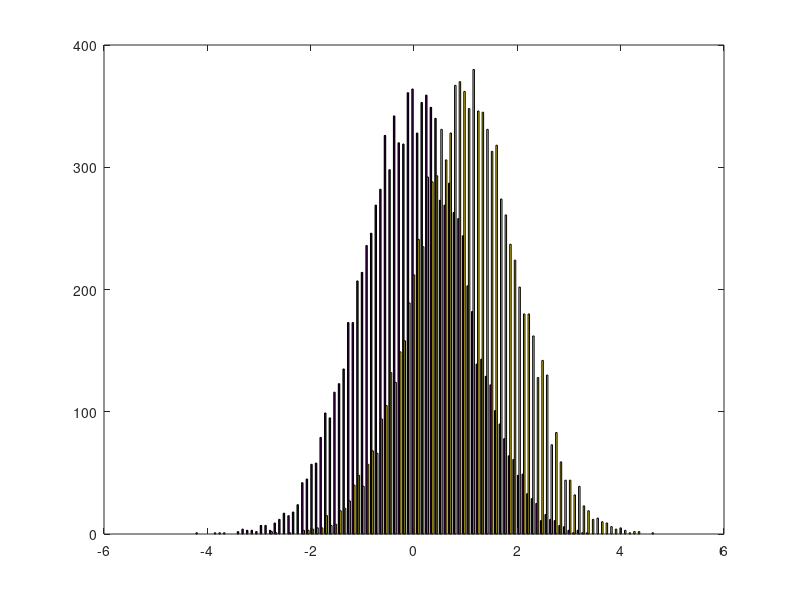
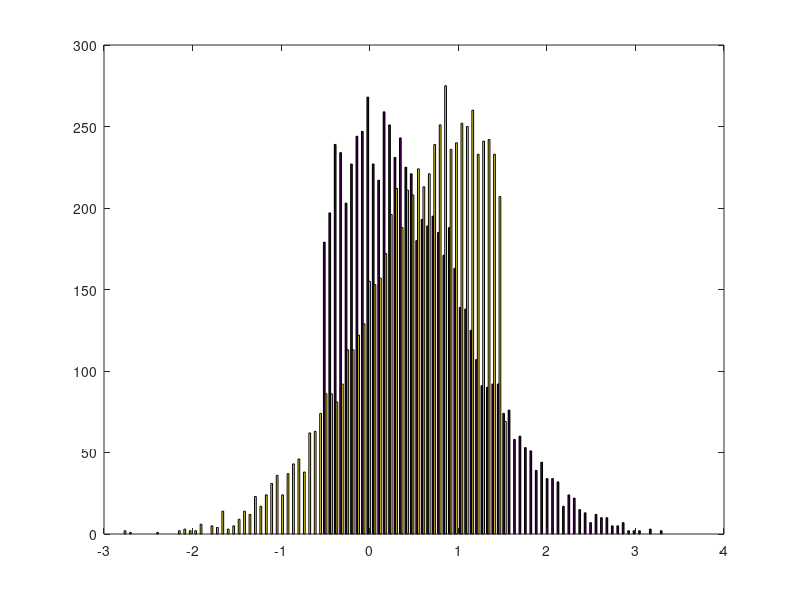
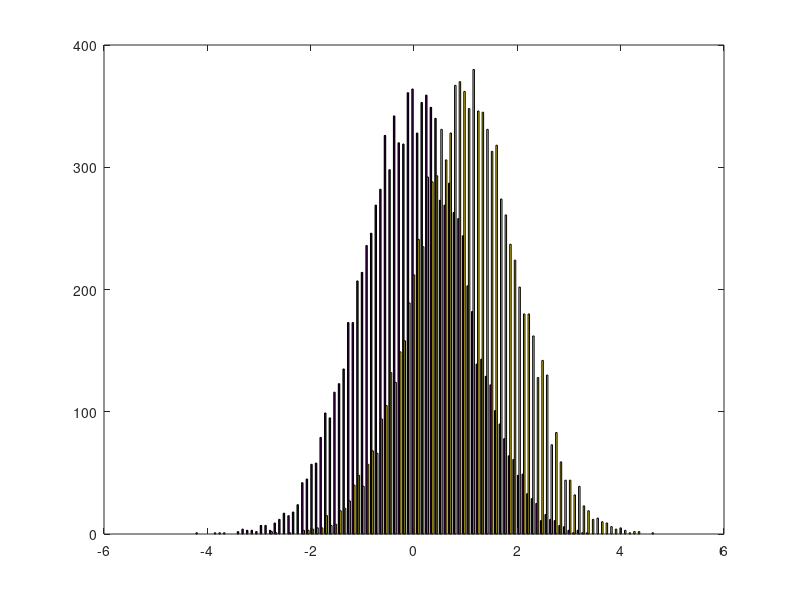
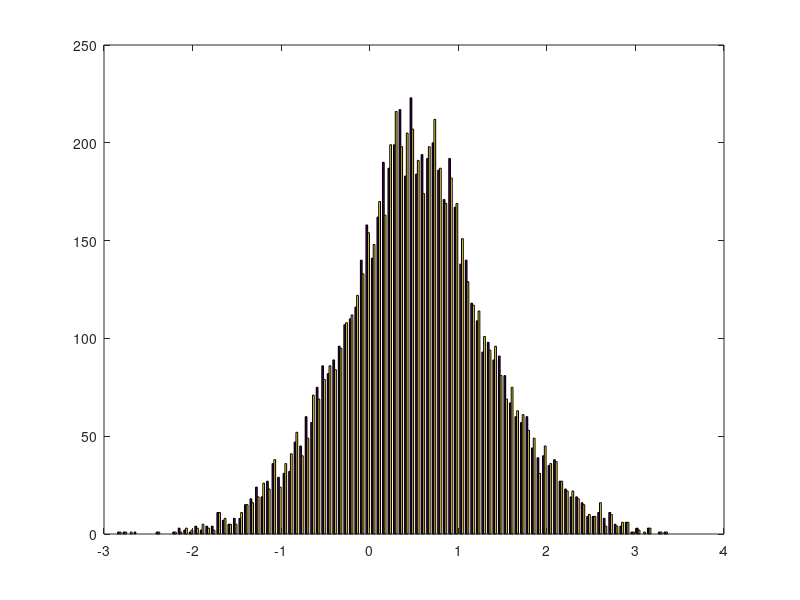

Source code (MATLAB) for these figures, in order: (Note: this script raises an error after producing the figures.)
%
%% Stratify the distribution of one variable that differs in two conditions
%
% This example script demonstrates two stratification methods. In the first, the extremes are trimmed, such that at the end the mean of the distributions is (close to) equal. In the second the distribution itself is equated, including the mean, variance and all higher order statistics. Note that, although the second method looks nicer, it is not completely flawless. There is still a small bias within each bin for the selected items to be shifted, and hence the two distributions will not be perfectly equal.
%
% Finally, this example page shows how you can very simply stratify with the FieldTrip **[ft_stratify](https://github.com/fieldtrip/fieldtrip/blob/release/ft_stratify.m)** function. Although the example here only looks at a single channel, quite often you'll want to stratify the power in two channels simultaneously (e.g., for coherence computation). The **[ft_stratify](https://github.com/fieldtrip/fieldtrip/blob/release/ft_stratify.m)** function allows you to do that, and also solves the within-bin bias problem (cfg.equalbinavg='yes').
%
s1_orig = randn(1,10000);
s2_orig = randn(1,10000) + 1;

%%%%%%%%%%%%%%%%%%%%%%%%%%%%%%%%%%%%%%%%%%%%%%%%%%%%%%%%%%%%%%%%%%%%%%%%

s1 = s1_orig;
s2 = s2_orig;

s = [s1(:) s2(:)];
figure; hist(s, 100)

%
%
% trim the extremes
s1 = sort(s1);
s2 = sort(s2);

m1 = mean(s1);
m2 = mean(s2);

while (m2>m1)
  s1 = s1(2:end);
  s2 = s2(1:end-1);

  % recompute the means
  m1 = mean(s1);
  m2 = mean(s2);
end

s = [s1(:) s2(:)];
figure; hist(s, 100)

%
%
% Here we have made the means of the two distributions approximately the same by removing the extreme values of the tails of the two distributions
%
%%%%%%%%%%%%%%%%%%%%%%%%%%%%%%%%%%%%%%%%%%%%%%%%%%%%%%%%%%%%%%%%%%%%%%%%

s1 = s1_orig;
s2 = s2_orig;

s = [s1(:) s2(:)];
figure; hist(s, 100)

% joint extremes
minval = min([s1 s2]);
maxval = max([s1 s2]);

% create a set of bins
binval = linspace(minval, maxval, 100);

keep1 = false(size(s1));
keep2 = false(size(s2));

for i=1:(length(binval)-1)
  binbeg = binval(i);
  binend = binval(i+1);
  sel1 = find(s1>binbeg & s1<binend);
  sel2 = find(s2>binbeg & s2<binend);
  if length(sel1)>length(sel2)
    % remove some of the trials in s1
    sel1 = sel1(randperm(length(sel1)));
    sel1 = sel1(1:length(sel2));
    keep1(sel1) = true;
    keep2(sel2) = true;
  elseif length(sel1)<length(sel2)
    % remove some of the trials in s2
    sel2 = sel2(randperm(length(sel2)));
    sel2 = sel2(1:length(sel1));
    keep1(sel1) = true;
    keep2(sel2) = true;
  else
    % it is the same number, nothing to do
  end
end

s1 = s1(keep1);
s2 = s2(keep2);

s = [s1(:) s2(:)];
figure; hist(s, 100)

%
%
% Now we have taken only the part of the two distributions that overlap. Note that this method preserves fewer trials than trimming the extremes.
%
% Note that this easily can be achieved with the FieldTrip **[ft_stratify](https://github.com/fieldtrip/fieldtrip/blob/release/ft_stratify.m)** function like this
%
cfg = [];
cfg.method      = 'histogram'
cfg.equalbinavg = 'no';  % 'yes' is more optimal: it also removes the small within-bin bias due to the distributions being shifted
cfg.numbin      = 100;
[strat] = ft_stratify(cfg, s1_orig, s2_orig)

s1    = strat{1};
s2    = strat{2};
% determine which trials to remove from both conditions
keep1 = ~isnan(s1);
keep2 = ~isnan(s2);
s1    = s1(keep1);
s2    = s2(keep2);

% make the same figure as above
s = [s1(:) s2(:)];
figure; hist(s, 100)
